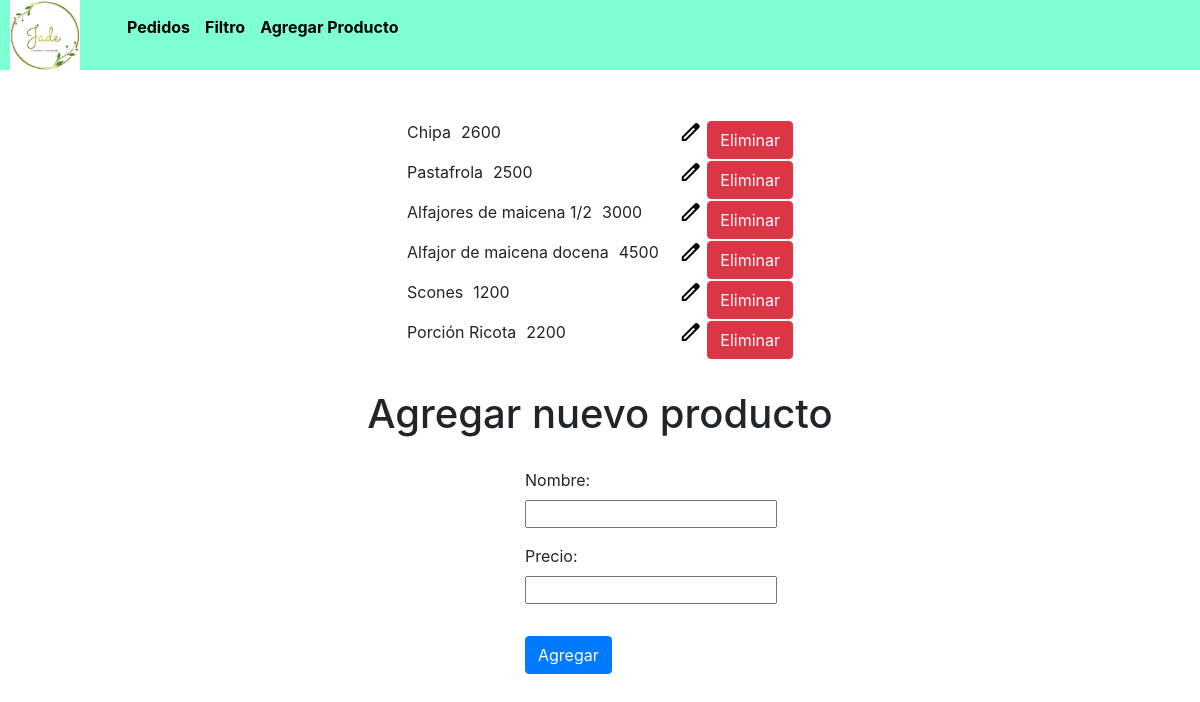
Screenshot of /agregar/ with the database file from the repository.
### Jade/models.py (models this page shows, shortened)
class Producto(models.Model):
    nombre = models.CharField(max_length=100)
    precio = models.IntegerField()
    cantidad = models.IntegerField(default=0)

### Jade/views.py (the view)
# urls.py: path("agregar/" , agregar_producto, name="agregar"),
def agregar_producto(request):
    productos = Producto.objects.all()
    if request.method == "POST":
        formulario = FormularioProductos(request.POST)
        print(formulario)
        if formulario.is_valid:
            formulario.save()
            return redirect("productos")
    else:
        formulario = FormularioProductos()
    return render(request, 'addProduct.html', {"productos": productos, "formulario" : formulario})

### Jade/forms.py
class FormularioProductos(forms.ModelForm):
    class Meta:
        model= Producto
        fields = ["nombre" , "precio"]

### templates/addProduct.html (shortened to what this page needs)
{% extends "index.html" %}
{% block Content %}
<div class="contenedor">
    <div class="addProduct">
    {% for products in productos  %}
                    <div class="editDelete">
                        <div class="d-flex">
                            <p class="{{products.nombre}} margenDerecho" valor="{{products.precio}}">
                                {{products.nombre}}
                            </p>
                            <p class="{{products.precio}}">
                                {{products.precio}}
                            </p>
                        </div>
                        <div>
                            <a href={% url "editar" products.id %}><span class="material-symbols-outlined">
                            </span></a>
                            <a  class="btn btn-danger" href={% url "eliminar" products.id %}>Eliminar</a>
                        </div>
                    </div>
                    {% endfor %}
                </div>
                <h1 class="datosClientH1">Agregar nuevo producto</h1>
    <form id="formulario" class="loginform" method="POST" enctype=multipart/form-data>
        {{formulario.as_p}}
        <input class="btn btn-primary" type="submit" value="Agregar">
    </form>
</div>
    {% endblock Content %}

### Jade/static/Jade/css/style.css (style rules this page uses)
* { margin: 0; padding: 0; box-sizing: border-box; }
.addProduct { display: flex; flex-direction: column; align-items: center; justify-content: center; }
.editDelete { display: flex; margin-left: 10px; margin-right: 10px; justify-content: space-between; width: 100%; }
.contenedor { display: flex; width: 100%; flex-direction: column; margin: 0 auto; align-items: center; }
a { text-decoration: none; color: black; font-weight: bold; }
.datosClientH1 { margin-top: 30px; margin-bottom: 30px; }
.loginform { width: 150px; }
.margenDerecho { margin-right: 10px; }

### rows the page displays
Producto: nombre "Chipa", precio "2600"
Producto: nombre "Pastafrola", precio "2500"
Producto: nombre "Alfajores de maicena 1/2", precio "3000"
Producto: nombre "Alfajor de maicena docena", precio "4500"
Producto: nombre "Scones", precio "1200"
Producto: nombre "Porción Ricota", precio "2200"
